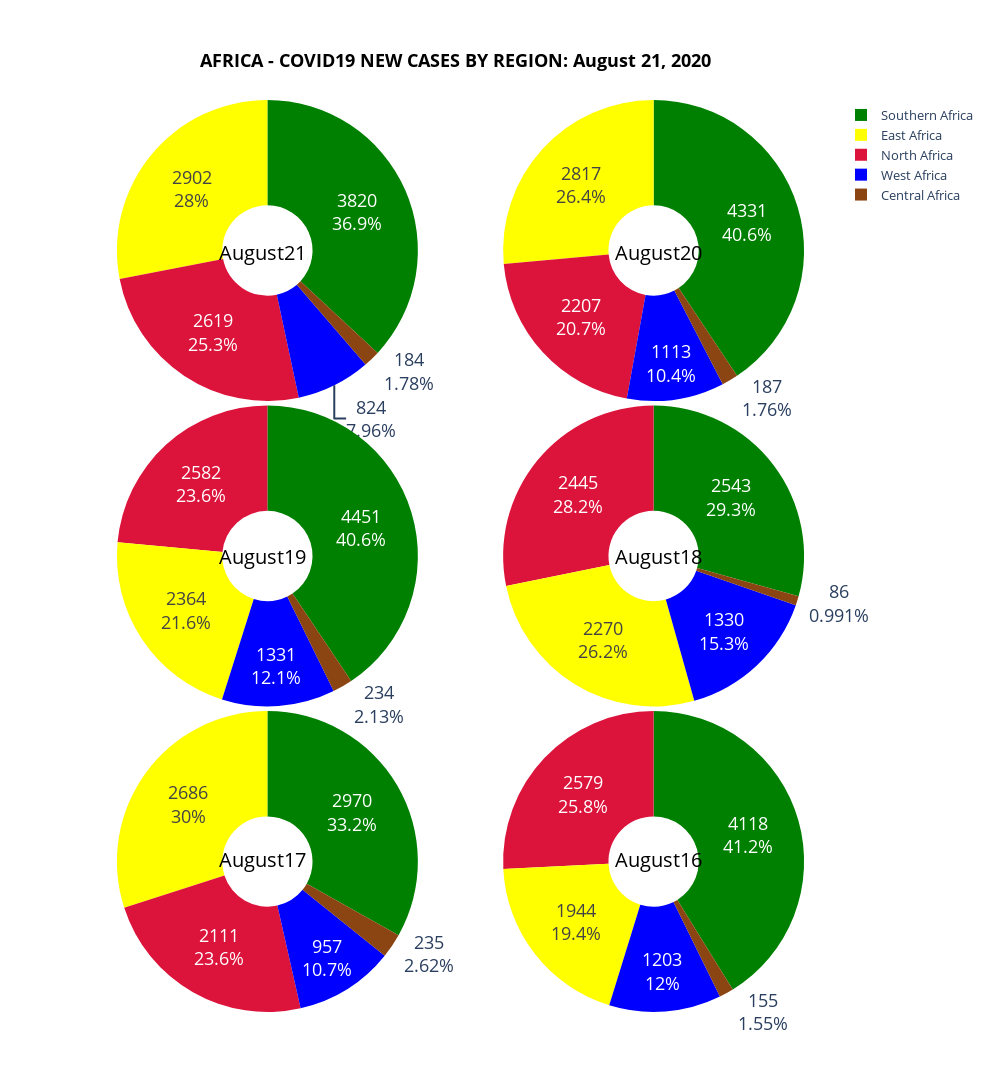

The notebook cell this image was saved under:
### Code cell
fig = make_subplots(rows=3, cols=2,  specs=[[{'type':'domain'}, {'type':'domain'}],[{'type':'domain'}, {'type':'domain'}],
                                            [{'type':'domain'}, {'type':'domain'}]], print_grid=False,vertical_spacing=0.005,
                                            horizontal_spacing=0.015)
position = 0
# x=[0.2, 0.8, 0.2, 0.8, 0.2, 0.8]
# y=[0.85,0.85, 0.5,0.5,0.15, 0.15]

x=[0.18, 0.82, 0.18, 0.82, 0.18, 0.82]
y=[0.85,0.85, 0.5,0.5,0.15, 0.15]
slice_colors =  ['crimson', 'green', 'saddlebrown', 'yellow', 'blue']

for column in countries_new_cases.columns[1:][::-1]:
    afrik_region = []
    afric_region_stat = []
    row = ((position//2)+1)
    col = ((position%2)+1)
    for region in african_regions: 
        if(region == 'North Africa'):        
            north_africa_total = countries_new_cases[countries_new_cases['Country_Other'].isin(north_africa_new_cases['Country_Other'])]
            north_africa_total=north_africa_total.copy()
            north_africa_total.fillna(0, inplace=True)
            north_africa_sum = north_africa_total[column].astype(str).str.replace('+','').fillna(0).str.replace(',','').fillna(0).astype(int).sum()  
            afrik_region.append(region)
            afric_region_stat.append(north_africa_sum)

        elif(region == 'South Africa'):
            southern_africa_total = countries_new_cases[countries_new_cases['Country_Other'].isin(southern_africa_new_cases['Country_Other'])]
            southern_africa_total=southern_africa_total.copy()
            southern_africa_total.fillna(0, inplace=True)
            southern_africa_sum = southern_africa_total[column].astype(str).str.replace('+','').fillna(0).str.replace(',','').fillna(0).astype(int).sum() 
            afrik_region.append(region)
            afric_region_stat.append(southern_africa_sum)

        elif(region == 'Central Africa'):
            central_africa_total = countries_new_cases[countries_new_cases['Country_Other'].isin(central_africa_new_cases['Country_Other'])]
            central_africa_total=central_africa_total.copy()
            central_africa_total.fillna(0, inplace=True)
            central_africa_sum = central_africa_total[column].astype(str).str.replace('+','').fillna(0).str.replace(',','').fillna(0).astype(int).sum()
            afrik_region.append(region)
            afric_region_stat.append(central_africa_sum)

        elif(region == 'East Africa'):     
            east_africa_total = countries_new_cases[countries_new_cases['Country_Other'].isin(east_africa_new_cases['Country_Other'])]
            east_africa_total=east_africa_total.copy()
            east_africa_total.fillna(0, inplace=True)
            east_africa_sum = east_africa_total[column].astype(str).str.replace('+','').fillna(0).str.replace(',','').fillna(0).astype(int).sum()
            afrik_region.append(region)
            afric_region_stat.append(east_africa_sum)

        elif(region == 'West Africa'): 
            west_africa_total = countries_new_cases[countries_new_cases['Country_Other'].isin(west_africa_new_cases['Country_Other'])]
            west_africa_total=west_africa_total.copy()
            west_africa_total.fillna(0, inplace=True)    
            west_africa_sum = west_africa_total[column].astype(str).str.replace('+','').fillna(0).str.replace(',','').fillna(0).astype(int).sum()                         
            afrik_region.append(region)
            afric_region_stat.append(west_africa_sum)

            
            afrik_region[1] = 'Southern Africa'
            fig.add_trace(go.Pie(labels=afrik_region, values=afric_region_stat,name=column, ),row, col)         
            fig.update_traces(hole=.3, hoverinfo="label+percent+name+value", textinfo='percent+value',textfont_size=18,marker_colors=slice_colors,)  
            
       
    fig['layout']['annotations'] += tuple([dict(x=x[position],y=y[position],text=column, showarrow=False, font_size=20, font=dict(color='black'))])
    fig.update_layout(
    width=990,height=1450,autosize=False,
    title={'text': '<b>' + 'AFRICA - COVID19 NEW CASES BY REGION: ' + date_string +'</b>',
    'y':0.95,
    'x':0.46,
    'xanchor': 'center',
    'yanchor': 'top',
    'font_color':'black',
    'font_size':18},
     legend=dict(x=1, y=1,traceorder="normal",  font=dict(size=13))
    )
    position=position+1    
fig.show()

### Figure 1 — Plotly figure (JSON) as saved in the notebook; plotly's stock layout.template omitted (floating-point values rounded to 4 significant figures)
{"data": [{"domain": {"x": [0, 0.4925], "y": [0.67, 1]}, "hole": 0.3, "hoverinfo": "label+percent+name+value", "labels": ["North Africa", "Southern Africa", "Central Africa", "East Africa", "West Africa"], "marker": {"colors": ["crimson", "green", "saddlebrown", "yellow", "blue"]}, "name": "August21", "textfont": {"size": 18}, "textinfo": "percent+value", "type": "pie", "values": [2619, 3820, 184, 2902, 824]}, {"domain": {"x": [0.5075, 1], "y": [0.67, 1]}, "hole": 0.3, "hoverinfo": "label+percent+name+value", "labels": ["North Africa", "Southern Africa", "Central Africa", "East Africa", "West Africa"], "marker": {"colors": ["crimson", "green", "saddlebrown", "yellow", "blue"]}, "name": "August20", "textfont": {"size": 18}, "textinfo": "percent+value", "type": "pie", "values": [2207, 4331, 187, 2817, 1113]}, {"domain": {"x": [0, 0.4925], "y": [0.335, 0.665]}, "hole": 0.3, "hoverinfo": "label+percent+name+value", "labels": ["North Africa", "Southern Africa", "Central Africa", "East Africa", "West Africa"], "marker": {"colors": ["crimson", "green", "saddlebrown", "yellow", "blue"]}, "name": "August19", "textfont": {"size": 18}, "textinfo": "percent+value", "type": "pie", "values": [2582, 4451, 234, 2364, 1331]}, {"domain": {"x": [0.5075, 1], "y": [0.335, 0.665]}, "hole": 0.3, "hoverinfo": "label+percent+name+value", "labels": ["North Africa", "Southern Africa", "Central Africa", "East Africa", "West Africa"], "marker": {"colors": ["crimson", "green", "saddlebrown", "yellow", "blue"]}, "name": "August18", "textfont": {"size": 18}, "textinfo": "percent+value", "type": "pie", "values": [2445, 2543, 86, 2270, 1330]}, {"domain": {"x": [0, 0.4925], "y": [0, 0.33]}, "hole": 0.3, "hoverinfo": "label+percent+name+value", "labels": ["North Africa", "Southern Africa", "Central Africa", "East Africa", "West Africa"], "marker": {"colors": ["crimson", "green", "saddlebrown", "yellow", "blue"]}, "name": "August17", "textfont": {"size": 18}, "textinfo": "percent+value", "type": "pie", "values": [2111, 2970, 235, 2686, 957]}, {"domain": {"x": [0.5075, 1], "y": [0, 0.33]}, "hole": 0.3, "hoverinfo": "label+percent+name+value", "labels": ["North Africa", "Southern Africa", "Central Africa", "East Africa", "West Africa"], "marker": {"colors": ["crimson", "green", "saddlebrown", "yellow", "blue"]}, "name": "August16", "textfont": {"size": 18}, "textinfo": "percent+value", "type": "pie", "values": [2579, 4118, 155, 1944, 1203]}], "layout": {"annotations": [{"font": {"color": "black", "size": 20}, "showarrow": false, "text": "August21", "x": 0.18, "y": 0.85}, {"font": {"color": "black", "size": 20}, "showarrow": false, "text": "August20", "x": 0.82, "y": 0.85}, {"font": {"color": "black", "size": 20}, "showarrow": false, "text": "August19", "x": 0.18, "y": 0.5}, {"font": {"color": "black", "size": 20}, "showarrow": false, "text": "August18", "x": 0.82, "y": 0.5}, {"font": {"color": "black", "size": 20}, "showarrow": false, "text": "August17", "x": 0.18, "y": 0.15}, {"font": {"color": "black", "size": 20}, "showarrow": false, "text": "August16", "x": 0.82, "y": 0.15}], "autosize": false, "height": 1450, "legend": {"font": {"size": 13}, "traceorder": "normal", "x": 1, "y": 1}, "title": {"font": {"color": "black", "size": 18}, "text": "<b>AFRICA - COVID19 NEW CASES BY REGION: August 21, 2020</b>", "x": 0.46, "xanchor": "center", "y": 0.95, "yanchor": "top"}, "width": 990}}
